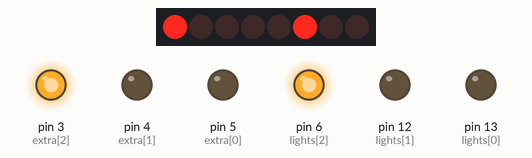
Recording of a sketch running on a simulated Arduino Uno, built with avr-gcc and run on an emulated ATmega328P. Parts: 16 shift-register outputs drawn as a row of LEDs (first output left, lit = HIGH), output pins drawn as LEDs (lit = HIGH). Random numbers use the default seed unless the sketch sets one; pins used as bus, display or sensor lines are not drawn.

Above: at 0.1 s.
At 9.9 s:
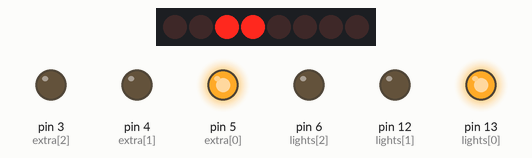
At 12.2 s:
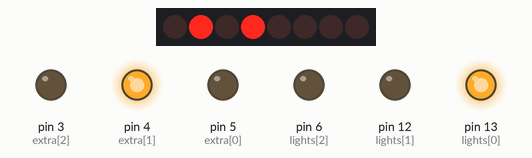
At 23.8 s:
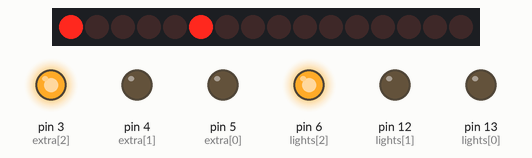
At 28.7 s:
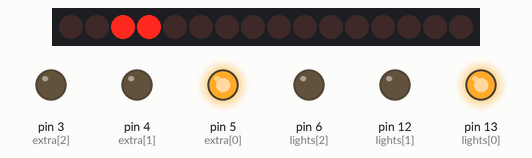
At 35.9 s:
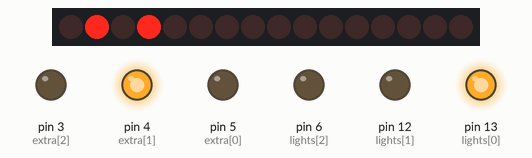
Timing chart, 0 to 40.0 s (numbered marks = the images above):
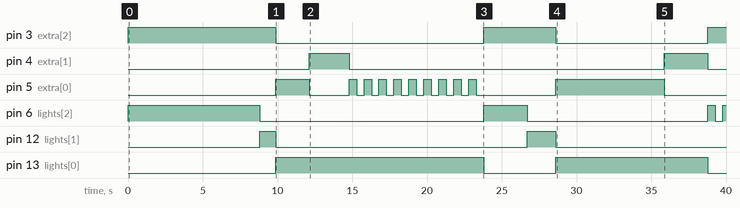

The sketch:

traffic_lights.ino
```cpp
const int extra[] = {5,4,3};
const int data = 10;
const int clock_pin = 8;
const int latch = 9;

void setup() {
  // put your setup code here, to run once:
  Serial.begin(9600);
  for(int i = 0; i<sizeof(extra); i++){
    pinMode(extra[i],OUTPUT);
  }
  pinMode(data,OUTPUT);
  pinMode(clock_pin,OUTPUT);
  pinMode(latch,OUTPUT);
  pinMode(13,OUTPUT);
  pinMode(12,OUTPUT);
  pinMode(6,OUTPUT);
}

void loop() {
  // put your main code here, to run repeatedly:
  static int count = 0;
  int ran = random(1000,10000);
  int ran2 = random(1000,10000);
  if(count == 1){
    left_turn_allowed();
    count = 0;
  }
  top_bottom(ran);
  left_right(ran2);
  count++;
}

void top_bottom(int ran){
  int yellow = random(1000,3000);
  digitalWrite(latch,LOW);
  shiftOut(data,clock_pin,LSBFIRST,B10000100);
  digitalWrite(latch,HIGH);
  digitalWrite(6,HIGH);
  digitalWrite(3,HIGH);
  delay(ran);
  digitalWrite(6,LOW);
  digitalWrite(12,HIGH);
  digitalWrite(latch,LOW);
  shiftOut(data,clock_pin,LSBFIRST,B10001000);
  digitalWrite(latch,HIGH);
  delay(yellow);
  digitalWrite(12,LOW);
  digitalWrite(3,LOW);
}

void left_right(int ran){
  int yellow = random(1000,3000);
  digitalWrite(latch,LOW);
  shiftOut(data,clock_pin,LSBFIRST,B00110000);
  digitalWrite(latch,HIGH);
  digitalWrite(13,HIGH);
  digitalWrite(5,HIGH);
  delay(ran);
  digitalWrite(5,LOW);
  digitalWrite(latch,LOW);
  shiftOut(data,clock_pin,LSBFIRST,B01010000);
  digitalWrite(latch,HIGH);
  digitalWrite(4,HIGH);
  delay(yellow);
  digitalWrite(4,LOW);
  digitalWrite(13,LOW);
}

void left_turn_allowed(){
  int r = random(5,15);
  static int right_left = 0;
  if(right_left == 0){
    clear_();
    for(int i = 0; i<r;i++){
      digitalWrite(13,HIGH);
      digitalWrite(latch,LOW);
      shiftOut(data,clock_pin,LSBFIRST,B00110000);
      digitalWrite(latch,HIGH);
      digitalWrite(5,HIGH);
      delay(500);
      digitalWrite(5,LOW);
      digitalWrite(latch,LOW);
      shiftOut(data,clock_pin,LSBFIRST,B00010000);
      digitalWrite(latch,HIGH);
      delay(500);
    }
    right_left = 1;
  }else{
    clear_();
    for(int i = 0; i<r;i++){
      digitalWrite(3,HIGH);
      digitalWrite(latch,LOW);
      shiftOut(data,clock_pin,LSBFIRST,B10000100);
      digitalWrite(latch,HIGH);
      digitalWrite(6,HIGH);
      delay(500);
      digitalWrite(6,LOW);
      digitalWrite(latch,LOW);
      shiftOut(data,clock_pin,LSBFIRST,B10000000);
      digitalWrite(latch,HIGH);
      delay(500);
    }
    right_left = 0;
  }
  clear_();
}

void clear_(){
  int lights[] = {13,12,6,5,4,3};
  digitalWrite(latch,LOW);
  shiftOut(data,clock_pin,LSBFIRST,B00000000);
  digitalWrite(latch,HIGH);

  for(int i = 0; i<sizeof(lights);i++){
    digitalWrite(lights[i],LOW);
  }
}
```

Measured:
- by itself, pin 3 (extra[2]): goes HIGH 9.9 s, LOW 13.9 s, HIGH 4.8 s, LOW 10.2 s, then HIGH
- by itself, pin 4 (extra[1]): alternates HIGH for 2.8 s and LOW for 21.1 s
- by itself, pin 5 (extra[0]): goes HIGH 2.2 s, LOW 2.7 s, 8 × (HIGH 0.50 s, LOW 0.50 s), HIGH 0.50 s, LOW 5.3 s, HIGH 7.3 s, then LOW
- by itself, pin 6 (lights[2]): goes HIGH 8.8 s, LOW 15.0 s, HIGH 2.9 s, LOW 12.1 s, HIGH 0.50 s, LOW 0.50 s, then HIGH
- by itself, pin 12 (lights[1]): LOW → HIGH at 8.8 s, → LOW 1.1 s later, → HIGH 16.8 s later, → LOW 1.9 s later
- by itself, pin 13 (lights[0]): LOW → HIGH at 9.9 s, → LOW 13.9 s later, → HIGH 4.8 s later, → LOW 10.2 s later
